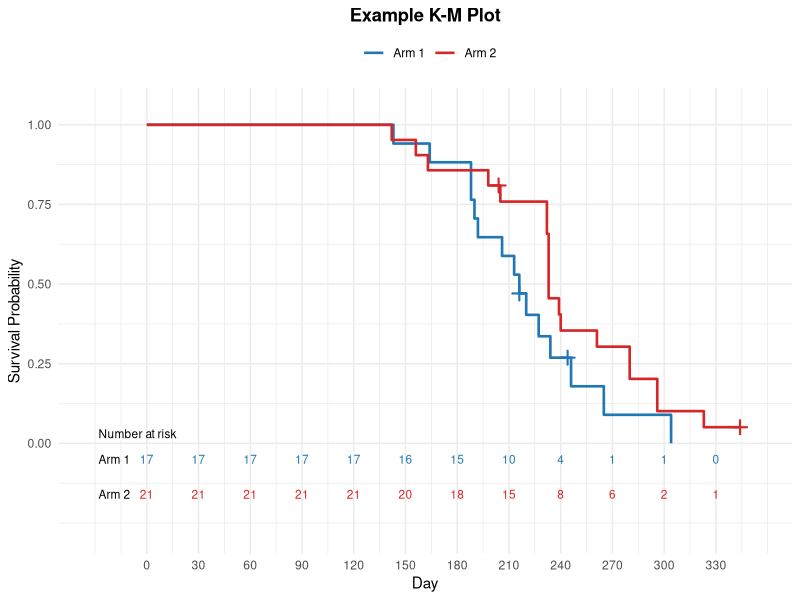

R code for this plot: (Note: this script raises an error after producing the figure.)
out <- Sys.getenv("OUT_DIR")
if (out == "" || is.na(out)) out <- getwd()
dir.create(out, showWarnings = FALSE, recursive = TRUE)

suppressMessages(library(ggplot2))

round_half_up <- function(x, digits = 0) {
  y <- x
  idx <- !is.na(x) & is.finite(x)
  xx <- x[idx]
  s <- sign(xx)
  pow <- 10 ^ digits
  y[idx] <- s * floor(abs(xx) * pow + 0.5 + 1e-9) / pow
  y
}
fmt4 <- function(x) ifelse(is.na(x), ".", sprintf("%.4f", round_half_up(x, 4)))
fmt3 <- function(x) ifelse(is.na(x), ".", sprintf("%.3f", round_half_up(x, 3)))
fmt2 <- function(x) ifelse(is.na(x), ".", sprintf("%.2f", round_half_up(x, 2)))
pfmt <- function(p) ifelse(is.na(p), ".", ifelse(p < 0.0001, "<.0001", sprintf("%.4f", round_half_up(p, 4))))

# ---- data one (SAS data step) ----
arm1_ev <- c(143,164,188,188,190,192,206,213,216,220,227.230,234,246,265,304)
arm1_ce <- c(216,244)
arm2_ev <- c(142,156,163,198,205,232,232,233,233,233,233,239,240,261,280,280,296,296,323)
arm2_ce <- c(204,344)
one <- data.frame(
  arm = c(rep("Arm 1", length(arm1_ev) + length(arm1_ce)),
          rep("Arm 2", length(arm2_ev) + length(arm2_ce))),
  day = c(arm1_ev, arm1_ce, arm2_ev, arm2_ce),
  censor = c(rep(0, length(arm1_ev)), rep(1, length(arm1_ce)),
             rep(0, length(arm2_ev)), rep(1, length(arm2_ce))),
  stringsAsFactors = FALSE
)

arm1_df <- one[one$arm == "Arm 1", ]
arm2_df <- one[one$arm == "Arm 2", ]

km_table_fun <- function(df_arm) {
  times <- sort(unique(df_arm$day))
  N <- nrow(df_arm)
  S <- 1
  gsum <- 0
  failed_cum <- 0L
  outl <- vector("list", length(times))
  k <- 0L
  for (t in times) {
    n <- sum(df_arm$day >= t)
    d <- sum(df_arm$day == t & df_arm$censor == 0)
    cc <- sum(df_arm$day == t & df_arm$censor == 1)
    if (d > 0) {
      if (n == d) {
        S <- 0
        gsum <- Inf
        SE <- NA_real_
      } else {
        gsum <- gsum + d / (n * (n - d))
        S <- S * (1 - d / n)
        SE <- S * sqrt(gsum)
      }
      failed_cum <- failed_cum + d
    } else {
      if (gsum == 0) SE <- 0
      else if (is.infinite(gsum)) SE <- NA_real_
      else SE <- S * sqrt(gsum)
    }
    left <- sum(df_arm$day > t)
    if (!is.na(S) && S == 1) {
      lower <- 1; upper <- 1
      if (is.na(SE)) SE <- 0
    } else if (is.na(S) || S <= 0 || S >= 1) {
      lower <- NA_real_; upper <- NA_real_
      if (!is.na(S) && S == 0) SE <- NA_real_
    } else {
      if (is.na(SE)) { lower <- NA_real_; upper <- NA_real_ }
      else {
        theta <- log(-log(S))
        se_theta <- SE / (-S * log(S))
        z <- 1.96
        lower <- exp(-exp(theta + z * se_theta))
        upper <- exp(-exp(theta - z * se_theta))
        lower <- max(0, min(1, lower))
        upper <- max(0, min(1, upper))
      }
    }
    k <- k + 1L
    outl[[k]] <- data.frame(time = t, n = n, d = d, c = cc, surv = S,
      failure = 1 - S, se = SE, lower = lower, upper = upper,
      failed = failed_cum, left = left, stringsAsFactors = FALSE)
  }
  do.call(rbind, outl)
}

km1 <- km_table_fun(arm1_df)
km2 <- km_table_fun(arm2_df)

quartile_fun <- function(km) {
  probs <- c(0.75, 0.50, 0.25)
  res <- NULL
  for (p in probs) {
    est <- suppressWarnings(min(km$time[km$surv <= p], na.rm = TRUE))
    if (!is.finite(est)) est <- NA_real_
    il <- which(!is.na(km$lower) & km$lower <= p)
    low <- if (length(il) == 0) NA_real_ else min(km$time[il])
    iu <- which(!is.na(km$upper) & km$upper <= p)
    upp <- if (length(iu) == 0) NA_real_ else min(km$time[iu])
    if (is.na(est)) { low <- NA_real_; upp <- NA_real_ }
    res <- rbind(res, data.frame(percent = p * 100, est = est, lower = low, upper = upp))
  }
  res
}
q1 <- quartile_fun(km1)
q2 <- quartile_fun(km2)

mean_fun <- function(df_arm, km) {
  ev <- sort(unique(df_arm$day[df_arm$censor == 0]))
  tau <- max(ev)
  S_after <- sapply(ev, function(t) km$surv[km$time == t][1])
  S_before <- c(1, S_after[-length(S_after)])
  diffs <- diff(c(0, ev))
  mval <- sum(S_before * diffs)
  cum <- cumsum(S_before * diffs)
  A <- mval - cum
  n_i <- sapply(ev, function(t) sum(df_arm$day >= t))
  d_i <- sapply(ev, function(t) sum(df_arm$day == t & df_arm$censor == 0))
  terms <- mapply(function(Ai, ni, di) {
    if (Ai == 0) return(0)
    if (ni == di) return(0)
    Ai^2 * di / (ni * (ni - di))
  }, A, n_i, d_i)
  m <- sum(df_arm$censor == 0)
  vse <- m / (m - 1) * sum(terms)
  list(mean = mval, se = sqrt(vse), tau = tau)
}
mn1 <- mean_fun(arm1_df, km1)
mn2 <- mean_fun(arm2_df, km2)

# ---- summary censored ----
sum_fun <- function(df_arm) {
  tot <- nrow(df_arm); f <- sum(df_arm$censor == 0); c <- sum(df_arm$censor == 1)
  pct <- 100 * c / tot
  c(total = tot, failed = f, cens = c, pct = pct)
}
s1 <- sum_fun(arm1_df); s2 <- sum_fun(arm2_df)

# ---- log-rank / wilcoxon ----
ev_all <- sort(unique(one$day[one$censor == 0]))
U1 <- 0; V1 <- 0; W1 <- 0; Vw1 <- 0; E1 <- 0; E2 <- 0; O1 <- 0; O2 <- 0
for (t in ev_all) {
  n <- sum(one$day >= t)
  d <- sum(one$day == t & one$censor == 0)
  n1 <- sum(arm1_df$day >= t)
  n2 <- sum(arm2_df$day >= t)
  d1 <- sum(arm1_df$day == t & arm1_df$censor == 0)
  d2 <- sum(arm2_df$day == t & arm2_df$censor == 0)
  e1 <- n1 * d / n
  e2 <- n2 * d / n
  E1 <- E1 + e1; E2 <- E2 + e2; O1 <- O1 + d1; O2 <- O2 + d2
  diff1 <- d1 - e1
  U1 <- U1 + diff1
  W1 <- W1 + n * diff1
  if (n > 1) {
    v <- n1 * (n - n1) * d * (n - d) / (n^2 * (n - 1))
    if (!is.na(v)) { V1 <- V1 + v; Vw1 <- Vw1 + n^2 * v }
  }
}
U2 <- -U1; W2 <- -W1
V11 <- V1; V22 <- V1; V12 <- -V1
Wv11 <- Vw1; Wv22 <- Vw1; Wv12 <- -Vw1
chi_log <- if (V1 > 0) U1^2 / V1 else NA_real_
chi_w <- if (Vw1 > 0) W1^2 / Vw1 else NA_real_
p_log <- 1 - pchisq(chi_log, 1)
p_w <- 1 - pchisq(chi_w, 1)

# ---- -2Log(LR) exponential ----
T1 <- sum(arm1_df$day); D1 <- sum(arm1_df$censor == 0)
T2 <- sum(arm2_df$day); D2 <- sum(arm2_df$censor == 0)
TT <- T1 + T2; DD <- D1 + D2
chi_lr <- 2 * (D1 * log(D1 / T1) + D2 * log(D2 / T2) - DD * log(DD / TT))
p_lr <- 1 - pchisq(chi_lr, 1)

# ---- at-risk 0 to 330 by 30 ----
atrisk_times <- seq(0, 330, 30)
ar1 <- sapply(atrisk_times, function(t) sum(arm1_df$day >= t))
ar2 <- sapply(atrisk_times, function(t) sum(arm2_df$day >= t))

# ---- plot data ----
steps1 <- data.frame(arm = "Arm 1", time = c(0, km1$time), surv = c(1, km1$surv))
steps2 <- data.frame(arm = "Arm 2", time = c(0, km2$time), surv = c(1, km2$surv))
steps_all <- rbind(steps1, steps2)
cens1 <- km1[km1$c > 0, ]; cens2 <- km2[km2$c > 0, ]
cens_pts <- rbind(
  if (nrow(cens1) > 0) data.frame(arm = "Arm 1", time = cens1$time, surv = cens1$surv) else NULL,
  if (nrow(cens2) > 0) data.frame(arm = "Arm 2", time = cens2$time, surv = cens2$surv) else NULL
)
risk_df <- data.frame(
  arm = rep(c("Arm 1", "Arm 2"), each = length(atrisk_times)),
  time_at = rep(atrisk_times, 2),
  atrisk = c(ar1, ar2),
  ypos = rep(c(-0.05, -0.16), each = length(atrisk_times))
)
lab_df <- data.frame(x = -28, y = c(-0.05, -0.16), label = c("Arm 1", "Arm 2"))

p <- ggplot() +
  geom_step(data = steps_all, aes(x = time, y = surv, color = arm), linewidth = 0.9, direction = "hv") +
  geom_point(data = cens_pts, aes(x = time, y = surv, color = arm), shape = 3, size = 2.6, stroke = 1.1, show.legend = FALSE) +
  scale_x_continuous(breaks = seq(0, 330, 30), limits = c(-32, 355)) +
  scale_y_continuous(breaks = seq(0, 1, 0.25), limits = c(-0.28, 1.05)) +
  scale_color_manual(values = c("Arm 1" = "#1F77B4", "Arm 2" = "#D62728")) +
  labs(title = "Example K-M Plot", x = "Day", y = "Survival Probability", color = "") +
  theme_minimal(base_size = 11) +
  theme(plot.title = element_text(hjust = 0.5, face = "bold"),
        legend.position = "top") +
  geom_text(data = risk_df, aes(x = time_at, y = ypos, label = atrisk, color = arm), show.legend = FALSE, size = 3) +
  geom_text(data = lab_df, aes(x = x, y = y, label = label), size = 3, hjust = 0, inherit.aes = FALSE) +
  annotate("text", x = -28, y = 0.03, label = "Number at risk", size = 3, hjust = 0)

ggsave(file.path(out, "P040_f_kmplot.png"), plot = p, width = 10, height = 6, dpi = 150)
message("plot saved")

plotdata_out <- rbind(
  data.frame(arm = steps_all$arm, time = steps_all$time, survival = steps_all$surv, type = "SURVIVAL"),
  data.frame(arm = risk_df$arm, time = risk_df$time_at, survival = risk_df$atrisk, type = "ATRISK")
)
write.csv(plotdata_out, file.path(out, "P040_f_kmplot_plotdata.csv"), row.names = FALSE, na = "")

# ---- table CSV (product-limit body) ----
tab_csv <- rbind(
  data.frame(arm = "Arm 1", day = km1$time, censored = ifelse(km1$c > 0, "*", ""),
    survival = round_half_up(km1$surv, 4), failure = round_half_up(km1$failure, 4),
    stderr = round_half_up(km1$se, 4), lower95 = round_half_up(km1$lower, 4),
    upper95 = round_half_up(km1$upper, 4), failed = km1$failed, left = km1$left,
    stringsAsFactors = FALSE),
  data.frame(arm = "Arm 2", day = km2$time, censored = ifelse(km2$c > 0, "*", ""),
    survival = round_half_up(km2$surv, 4), failure = round_half_up(km2$failure, 4),
    stderr = round_half_up(km2$se, 4), lower95 = round_half_up(km2$lower, 4),
    upper95 = round_half_up(km2$upper, 4), failed = km2$failed, left = km2$left,
    stringsAsFactors = FALSE)
)
write.csv(tab_csv, file.path(out, "P040_f_kmplot.csv"), row.names = FALSE, na = "")

# ---- text rendering ----
L <- c()
L <- c(L, "Example K-M Plot",
  "",
  "PROC LIFETEST  Product-Limit Survival Estimates",
  "TIME DAY*CENSOR(1)   Plots=Survival (atrisk=0 to 330 by 30)",
  "")
mk_block <- function(km, arm) {
  b <- c(paste0("Stratum: ", arm),
    sprintf("%-10s %-10s %-10s %-10s %-10s %-10s %-8s %-8s", "Day", "Survival", "Failure", "StdErr", "Lower95", "Upper95", "Failed", "Left"))
  for (i in seq_len(nrow(km))) {
    star <- ifelse(km$c[i] > 0, "*", " ")
    b <- c(b, sprintf("%-10s %-10s %-10s %-10s %-10s %-10s %-8d %-8d",
      paste0(if (km$time[i] == floor(km$time[i])) sprintf("%d", as.integer(km$time[i])) else sprintf("%g", km$time[i]), star),
      fmt4(km$surv[i]), fmt4(km$failure[i]), fmt4(km$se[i]), fmt4(km$lower[i]), fmt4(km$upper[i]),
      km$failed[i], km$left[i]))
  }
  b
}
L <- c(L, mk_block(km1, "Arm 1"), "", mk_block(km2, "Arm 2"), "")
L <- c(L, "Quartile Estimates",
  sprintf("%-12s %-10s %-12s %-12s %-12s", "Stratum", "Percent", "Estimate", "Lower95", "Upper95"))
for (i in seq_len(nrow(q1))) L <- c(L, sprintf("%-12s %-10d %-12s %-12s %-12s", "Arm 1", as.integer(q1$percent[i]), fmt3(q1$est[i]), fmt3(q1$lower[i]), fmt3(q1$upper[i])))
for (i in seq_len(nrow(q2))) L <- c(L, sprintf("%-12s %-10d %-12s %-12s %-12s", "Arm 2", as.integer(q2$percent[i]), fmt3(q2$est[i]), fmt3(q2$lower[i]), fmt3(q2$upper[i])))
L <- c(L, "", "Means (Restricted to largest event time)",
  sprintf("%-12s %-12s %-12s", "Stratum", "Mean", "StdErr"),
  sprintf("%-12s %-12s %-12s", "Arm 1", fmt3(mn1$mean), fmt3(mn1$se)),
  sprintf("%-12s %-12s %-12s", "Arm 2", fmt3(mn2$mean), fmt3(mn2$se)),
  "")
L <- c(L, "Summary of the Number of Censored and Uncensored Values",
  sprintf("%-12s %-8s %-8s %-10s %-12s", "Stratum", "Total", "Failed", "Censored", "PctCens"),
  sprintf("%-12s %-8d %-8d %-10d %-12s", "Arm 1", s1["total"], s1["failed"], s1["cens"], fmt2(s1["pct"])),
  sprintf("%-12s %-8d %-8d %-10d %-12s", "Arm 2", s2["total"], s2["failed"], s2["cens"], fmt2(s2["pct"])),
  sprintf("%-12s %-8d %-8d %-10d %-12s", "Total", s1["total"] + s2["total"], s1["failed"] + s2["failed"], s1["cens"] + s2["cens"], fmt2(100 * (s1["cens"] + s2["cens"]) / (s1["total"] + s2["total"]))),
  "")
L <- c(L, "Rank Statistics",
  sprintf("%-12s %-12s %-12s %-12s %-12s", "Stratum", "Observed", "Expected", "Log-Rank", "Wilcoxon"),
  sprintf("%-12s %-12d %-12s %-12s %-12s", "Arm 1", O1, fmt4(E1), fmt4(U1), fmt4(W1)),
  sprintf("%-12s %-12d %-12s %-12s %-12s", "Arm 2", O2, fmt4(E2), fmt4(U2), fmt4(W2)),
  "")
L <- c(L, "Covariance Matrix for the Log-Rank Statistics",
  sprintf("%-12s %-12s %-12s", "", "Arm 1", "Arm 2"),
  sprintf("%-12s %-12s %-12s", "Arm 1", fmt4(V11), fmt4(V12)),
  sprintf("%-12s %-12s %-12s", "Arm 2", fmt4(V12), fmt4(V22)),
  "",
  "Covariance Matrix for the Wilcoxon Statistics",
  sprintf("%-12s %-12s %-12s", "", "Arm 1", "Arm 2"),
  sprintf("%-12s %-12s %-12s", "Arm 1", fmt4(Wv11), fmt4(Wv12)),
  sprintf("%-12s %-12s %-12s", "Arm 2", fmt4(Wv12), fmt4(Wv22)),
  "")
L <- c(L, "Test of Equality over Strata",
  sprintf("%-12s %-12s %-4s %-12s", "Test", "ChiSquare", "DF", "Pr>ChiSq"),
  sprintf("%-12s %-12s %-4d %-12s", "Log-Rank", fmt4(chi_log), 1, pfmt(p_log)),
  sprintf("%-12s %-12s %-4d %-12s", "Wilcoxon", fmt4(chi_w), 1, pfmt(p_w)),
  sprintf("%-12s %-12s %-4d %-12s", "-2Log(LR)", fmt4(chi_lr), 1, pfmt(p_lr)),
  "")
L <- c(L, "Number at Risk (atrisk=0 to 330 by 30)",
  paste0("Time: ", paste(atrisk_times, collapse = " ")),
  paste0("Arm 1: ", paste(ar1, collapse = " ")),
  paste0("Arm 2: ", paste(ar2, collapse = " ")),
  "",
  "NOTE: Censored values are marked with *.",
  "NOTE: Mean restricted to largest event time (Arm 1 tau=" + paste0(fmt3(mn1$tau), ", Arm 2 tau=", fmt3(mn2$tau), ")."))
# fix last line construction
L[length(L)] <- paste0("NOTE: Mean restricted to largest event time (Arm 1 tau=", fmt3(mn1$tau), ", Arm 2 tau=", fmt3(mn2$tau), ").")

writeLines(L, file.path(out, "P040_f_kmplot.txt"))
message("done")
